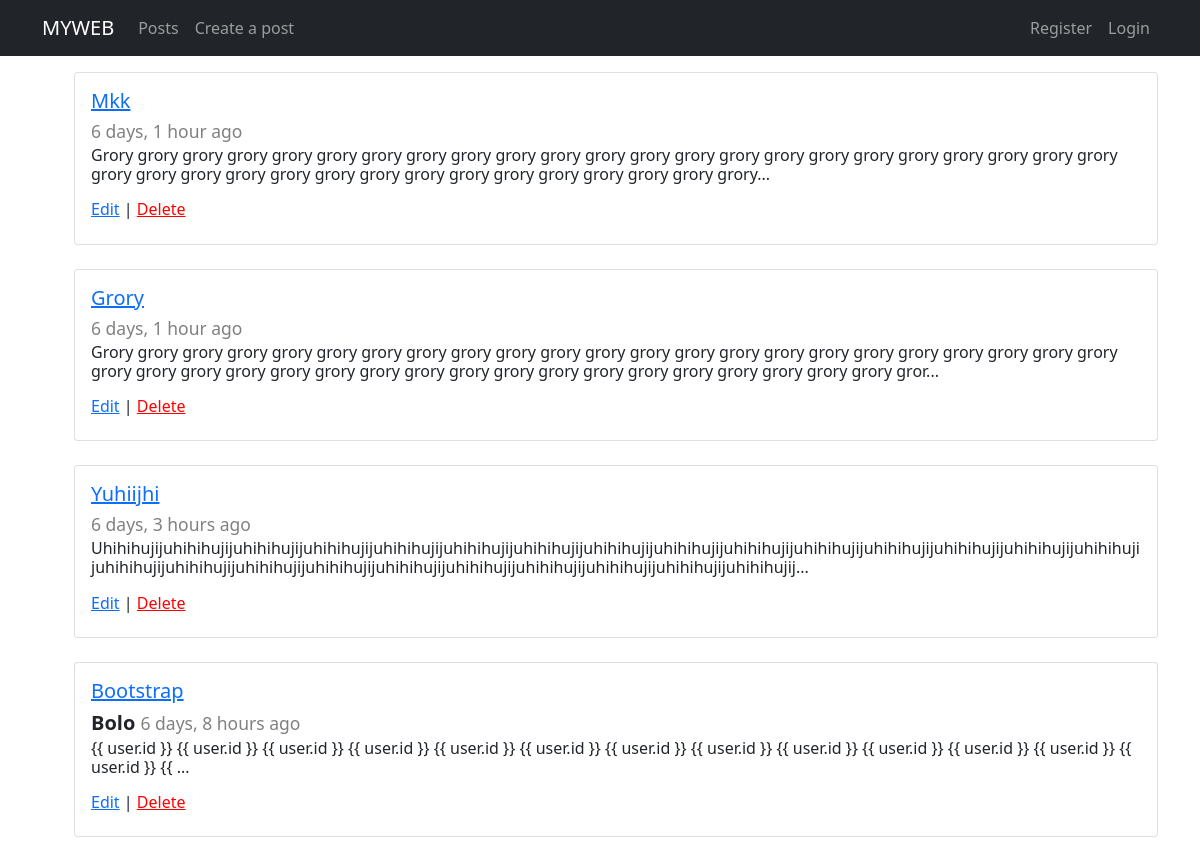
/blog/, run on an earlier commit of the app's database.
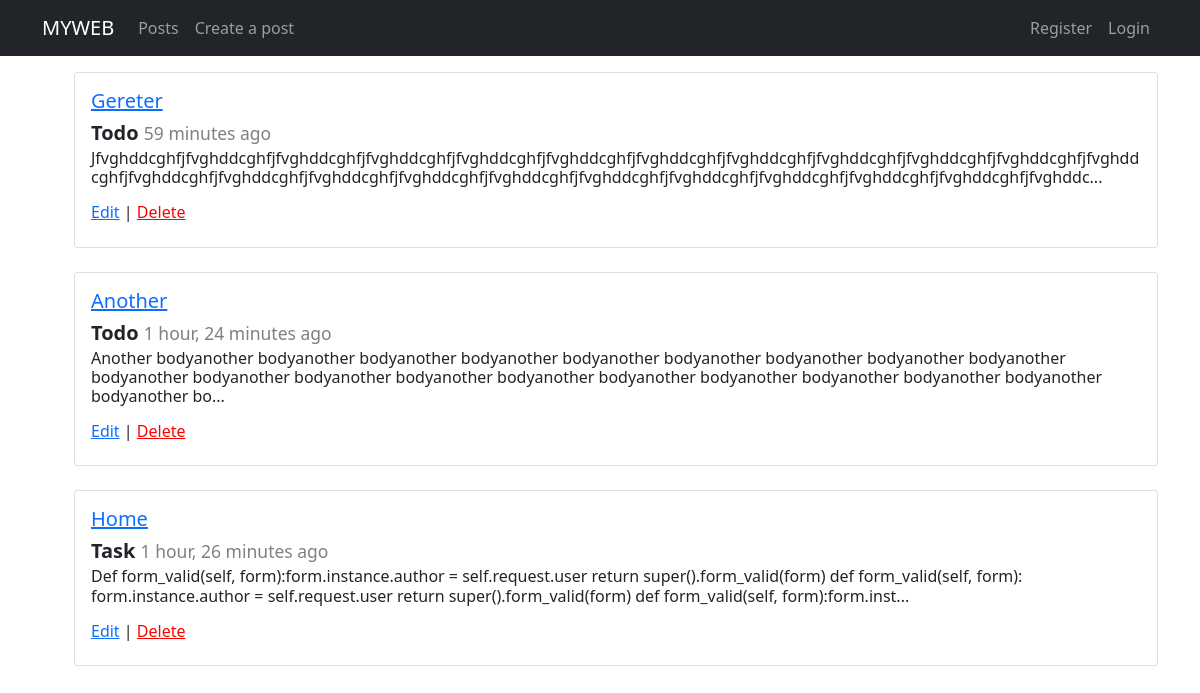
And on a later commit of the database.
### blogapp/models.py (models this page shows, shortened)
class Blog(models.Model):
    title = models.CharField(max_length=100)
    title_tag = models.CharField(max_length=350)
    author = models.ForeignKey(User, on_delete=models.CASCADE)
    body = models.TextField()
    created = models.DateTimeField(default = datetime.now())

### blogapp/views.py (the view)
# urls.py: path('', BlogView.as_view(), name = 'blogs'),
class BlogView(ListView):
    model = Blog
    ordering = ['-created']

### templates/blogapp/blog_list.html (shortened to what this page needs)
{% extends 'base.html' %}
{% block content %}
    <ul>
        {% for blog in object_list %}
                    <div class="card" style="width: 100%; display: block;">
                        <div class="card-body">
                        <strong><a href="{% url 'blog-detail' blog.id %}"><h5>{{ blog.title|capfirst }}</h5></a></strong>
                        <h5 class="card-title"><strong>{{ blog.author|capfirst }}</strong> <small style="color: grey;">{{ blog.created|timesince }} ago</small></h5>
                        <h6 class="card-subtitle mb-2 text-body-secondary">
                        <p class="card-text">{{ blog.body|capfirst|slice:":250" }}...</p>
                        <a href="{% url 'blog-update' blog.id %}">Edit</a> |
                        <a style="color: red;" href="{% url 'blog-delete' blog.id %}">Delete</a>
                        <br>
                        </div>
                    </div>
            <br>
            {% empty%}
            <h1 style="color: red;">No posts found!</h1>
        {% endfor %}
    </ul>
{% endblock %}

### templates/base.html (shortened to what this page needs)
<html lang="en">
<head>
    <link href="https://cdn.jsdelivr.net/npm/bootstrap@5.0.2/dist/css/bootstrap.min.css" rel="stylesheet">
</head>
<body>
    <nav class="navbar navbar-expand-lg navbar-dark bg-dark">
        <div class="container">
          <a class="navbar-brand" href="{% url 'home-page' %}">MYWEB</a>
          <div class="collapse navbar-collapse" id="navbarSupportedContent">
            <ul class="navbar-nav me-auto mb-2 mb-lg-0">
              <li class="nav-item">
                <a class="nav-link" href="/blog/">Posts</a>
              </li>
                <li class="nav-item">
                  <a class="nav-link" href="{% url 'blog-create' %}">Create a post</a>
                </li>
            </ul>
        </div>
        <div class="">
            <ul class="navbar-nav me-auto mb-2 mb-lg-0">
              {% if request.user.is_authenticated %}
              Hi, <li class="nav-item">
                <a class="nav-link " href="#">{{ request.user }}</a>
              </li>
              <li class="nav-item">
                <a class="nav-link " href="{% url 'logout' %}">Logout</a>
              </li>
              {% else %}
              <li class="nav-item">
                <a class="nav-link " href="{% url 'register' %}">Register</a>
              </li>
              <li class="nav-item">
                <a class="nav-link " href="{% url 'login' %}">Login</a>
              </li>
              {% endif %}
        </div>
        </div>
      </nav>
      <div class="container mt-3">
        {% block content %}
        {% endblock %}
        </div>
</body>
</html>

What changed in the data, as far as the page shows it:
removed Blog: title "Mkk", created "6 days, 1 hour", body "Grory grory grory grory grory grory grory grory grory grory grory grory grory grory grory grory grory grory grory grory grory grory grory grory grory grory grory grory grory grory grory grory grory grory grory grory grory grory"
removed Blog: title "Grory", created "6 days, 1 hour", body "Grory grory grory grory grory grory grory grory grory grory grory grory grory grory grory grory grory grory grory grory grory grory grory grory grory grory grory grory grory grory grory grory grory grory grory grory grory grory grory grory grory gror"
removed Blog: title "Yuhiijhi", created "6 days, 3 hours", body "Uhihihujijuhihihujijuhihihujijuhihihujijuhihihujijuhihihujijuhihihujijuhihihujijuhihihujijuhihihujijuhihihujijuhihihujijuhihihujijuhihihujijuhihihujijuhihihujijuhihihujijuhihihujijuhihihujijuhihihujijuhihihujijuhihihujijuhihihujijuhihihujijuhihihujij"
removed Blog: title "Bootstrap", author "Bolo", created "6 days, 8 hours", body "{{ user.id }} {{ user.id }} {{ user.id }} {{ user.id }} {{ user.id }} {{ user.id }} {{ user.id }} {{ user.id }} {{ user.id }} {{ user.id }} {{ user.id }} {{ user.id }} {{ user.id }} {{"
added Blog: title "Gereter", author "Todo", created "59 minutes", body "Jfvghddcghfjfvghddcghfjfvghddcghfjfvghddcghfjfvghddcghfjfvghddcghfjfvghddcghfjfvghddcghfjfvghddcghfjfvghddcghfjfvghddcghfjfvghddcghfjfvghddcghfjfvghddcghfjfvghddcghfjfvghddcghfjfvghddcghfjfvghddcghfjfvghddcghfjfvghddcghfjfvghddcghfjfvghddcghfjfvghddc"
added Blog: title "Another", author "Todo", created "1 hour, 24 minutes", body "Another bodyanother bodyanother bodyanother bodyanother bodyanother bodyanother bodyanother bodyanother bodyanother bodyanother bodyanother bodyanother bodyanother bodyanother bodyanother bodyanother bodyanother bodyanother bodyanother bodyanother bo"
added Blog: title "Home", author "Task", created "1 hour, 26 minutes", body "Def form_valid(self, form):form.instance.author = self.request.user return super().form_valid(form) def form_valid(self, form): form.instance.author = self.request.user return super().form_valid(form) def form_valid(self, form):form.inst"
